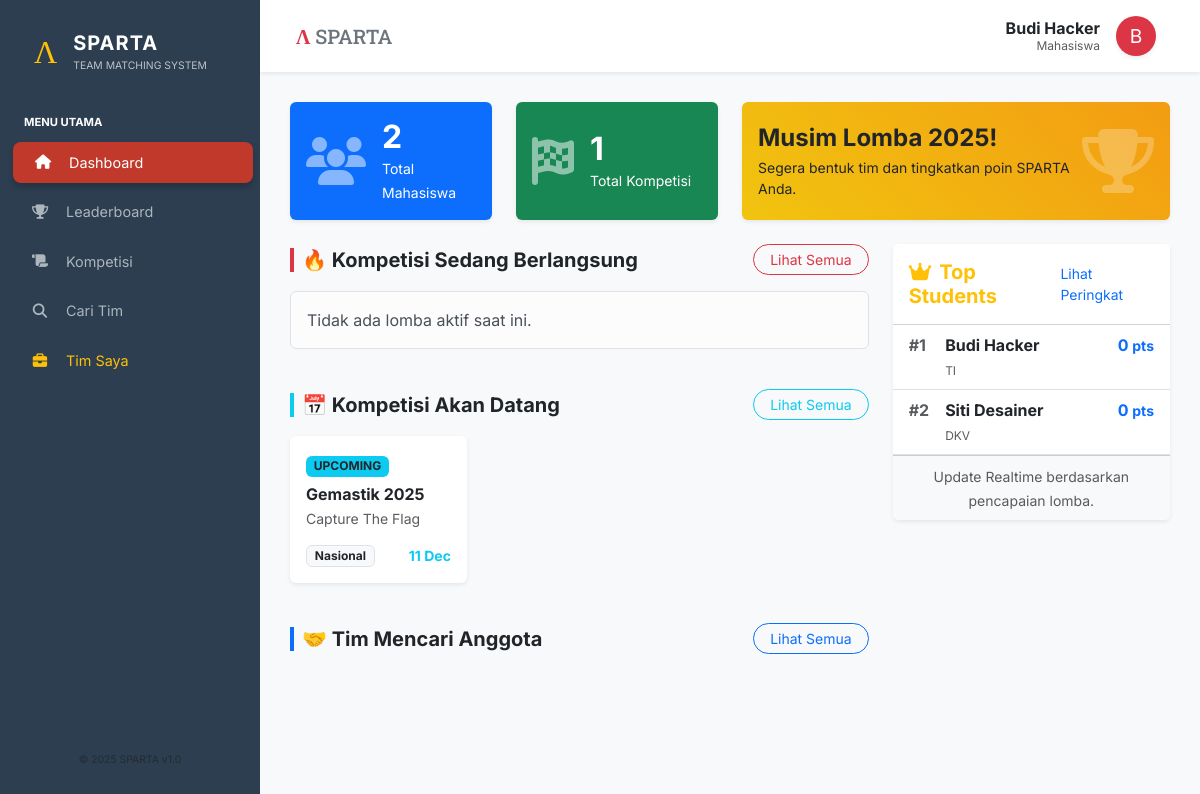
The page / (signed in) on the database its author committed.
### tables this page shows
CREATE TABLE Lomba (
    ID_Lomba INT AUTO_INCREMENT PRIMARY KEY,
    Nama_Lomba VARCHAR(200) NOT NULL,
    Deskripsi TEXT,
    Lokasi VARCHAR(100),
    Link_Web VARCHAR(255),
    Tanggal_Mulai DATE,
    Tanggal_Selesai DATE,
    ID_Kategori INT,
    ID_Jenis_Penyelenggara INT,
    ID_Tingkatan INT,
    FOREIGN KEY (ID_Kategori) REFERENCES Kategori_Lomba(ID_Kategori),
    FOREIGN KEY (ID_Jenis_Penyelenggara) REFERENCES Jenis_Penyelenggara(ID_Jenis),
    FOREIGN KEY (ID_Tingkatan) REFERENCES Tingkatan_Lomba(ID_Tingkatan)
);

CREATE TABLE Kategori_Lomba (
    ID_Kategori INT AUTO_INCREMENT PRIMARY KEY,
    Nama_Kategori VARCHAR(100) NOT NULL
);

CREATE TABLE Tingkatan_Lomba (
    ID_Tingkatan INT AUTO_INCREMENT PRIMARY KEY,
    Nama_Tingkatan VARCHAR(50) NOT NULL,
    Poin_Dasar INT NOT NULL
);

CREATE TABLE Mahasiswa (
    ID_Mahasiswa INT AUTO_INCREMENT PRIMARY KEY,
    NIM VARCHAR(20) UNIQUE NOT NULL,
    Nama_Mahasiswa VARCHAR(150) NOT NULL,
    Email VARCHAR(100) UNIQUE NOT NULL,
    Password_Hash VARCHAR(255) NOT NULL,
    Tempat_Lahir VARCHAR(50),
    Tanggal_Lahir DATE,
    Bio TEXT,
    Total_Poin FLOAT DEFAULT 0,
    ID_Prodi INT,
    Foto_Profil VARCHAR(255) DEFAULT NULL,  
    FOREIGN KEY (ID_Prodi) REFERENCES Prodi(ID_Prodi) ON DELETE SET NULL
);

CREATE TABLE Prodi (
    ID_Prodi INT AUTO_INCREMENT PRIMARY KEY,
    Nama_Prodi VARCHAR(100) NOT NULL,
    ID_Fakultas INT,
    FOREIGN KEY (ID_Fakultas) REFERENCES Fakultas(ID_Fakultas) ON DELETE SET NULL
);

### src/pages/dashboard.php (the view, shortened to what this page needs)
<?php
$sqlActive = "SELECT l.*, k.Nama_Kategori, t.Nama_Tingkatan
              FROM Lomba l
              JOIN Kategori_Lomba k ON l.ID_Kategori = k.ID_Kategori
              JOIN Tingkatan_Lomba t ON l.ID_Tingkatan = t.ID_Tingkatan
              WHERE CURDATE() BETWEEN l.Tanggal_Mulai AND l.Tanggal_Selesai
              LIMIT 3";
$activeLombas = $pdo->query($sqlActive)->fetchAll();
$sqlUpcoming = "SELECT l.*, k.Nama_Kategori, t.Nama_Tingkatan
                FROM Lomba l
                JOIN Kategori_Lomba k ON l.ID_Kategori = k.ID_Kategori
                JOIN Tingkatan_Lomba t ON l.ID_Tingkatan = t.ID_Tingkatan
                WHERE l.Tanggal_Mulai > CURDATE()
                ORDER BY l.Tanggal_Mulai ASC
                LIMIT 3";
$upcomingLombas = $pdo->query($sqlUpcoming)->fetchAll();
$sqlRank = "SELECT m.*, p.Nama_Prodi
            FROM Mahasiswa m
            LEFT JOIN Prodi p ON m.ID_Prodi = p.ID_Prodi
            ORDER BY m.Total_Poin DESC LIMIT 5";
$topRanks = $pdo->query($sqlRank)->fetchAll();
$totalMhs = $pdo->query("SELECT COUNT(*) FROM Mahasiswa")->fetchColumn();
$totalLomba = $pdo->query("SELECT COUNT(*) FROM Lomba")->fetchColumn();
?>
<div class="row mb-4">
    <div class="col-md-3">
        <div class="card bg-primary text-white h-100 shadow-sm border-0">
            <div class="card-body d-flex align-items-center">
                <i class="fas fa-users fa-3x opacity-50 me-3"></i>
                <div>
                    <h2 class="mb-0 fw-bold"><?= $totalMhs ?></h2>
                    <small>Total Mahasiswa</small>
                </div>
            </div>
        </div>
    </div>
    <div class="col-md-3">
        <div class="card bg-success text-white h-100 shadow-sm border-0">
            <div class="card-body d-flex align-items-center">
                <i class="fas fa-flag-checkered fa-3x opacity-50 me-3"></i>
                <div>
                    <h2 class="mb-0 fw-bold"><?= $totalLomba ?></h2>
                    <small>Total Kompetisi</small>
                </div>
            </div>
        </div>
    </div>
    <div class="col-md-6">
        <div class="card bg-warning text-dark h-100 shadow-sm border-0" style="background: linear-gradient(45deg, #f1c40f, #f39c12);">
            <div class="card-body d-flex align-items-center justify-content-between">
                <div>
                    <h4 class="fw-bold mb-1">Musim Lomba 2025!</h4>
                    <p class="mb-0 small">Segera bentuk tim dan tingkatkan poin SPARTA Anda.</p>
                </div>
                <i class="fas fa-trophy fa-4x text-white opacity-25"></i>
            </div>
        </div>
    </div>
</div>
<div class="row">
    <div class="col-lg-8">
        <div class="d-flex justify-content-between align-items-center mb-3">
            <h5 class="fw-bold text-dark border-start border-4 border-danger ps-2 mb-0">🔥 Kompetisi Sedang Berlangsung</h5>
            <a href="?page=lomba&tab=active" class="btn btn-sm btn-outline-danger rounded-pill px-3">Lihat Semua</a>
        </div>
        <div class="row mb-4">
            <?php if(empty($activeLombas)): ?>
                <div class="col-12"><div class="alert alert-light border">Tidak ada lomba aktif saat ini.</div></div>
            <?php endif; ?>
        </div>
        <div class="d-flex justify-content-between align-items-center mb-3 mt-4">
            <h5 class="fw-bold text-dark border-start border-4 border-info ps-2 mb-0">📅 Kompetisi Akan Datang</h5>
            <a href="?page=lomba&tab=upcoming" class="btn btn-sm btn-outline-info rounded-pill px-3">Lihat Semua</a>
        </div>
        <div class="row mb-4">
            <?php foreach($upcomingLombas as $l): ?>
            <div class="col-md-4 mb-3">
                <div class="card h-100 shadow-sm border-0">
                    <div class="card-body p-3">
                        <span class="badge bg-info text-dark mb-2">UPCOMING</span>
                        <h6 class="fw-bold mb-1 text-truncate"><?= htmlspecialchars($l['Nama_Lomba']) ?></h6>
                        <small class="text-muted d-block mb-2"><?= $l['Nama_Kategori'] ?></small>
                        <div class="d-flex justify-content-between align-items-center mt-3">
                            <span class="badge bg-light text-dark border"><?= $l['Nama_Tingkatan'] ?></span>
                            <small class="text-info fw-bold">
                                <?= date('d M', strtotime($l['Tanggal_Mulai'])) ?>
                            </small>
                        </div>
                    </div>
                </div>
            </div>
            <?php endforeach; ?>
        </div>
        <div class="d-flex justify-content-between align-items-center mb-3">
            <h5 class="fw-bold text-dark border-start border-4 border-primary ps-2 mb-0">🤝 Tim Mencari Anggota</h5>
            <a href="?page=tim" class="btn btn-sm btn-outline-primary rounded-pill px-3">Lihat Semua</a>
        </div>
    </div>
    <div class="col-lg-4">
        <div class="card shadow-sm border-0">
            <div class="card-header bg-white py-3">
                <div class="d-flex justify-content-between align-items-center">
                    <h5 class="mb-0 fw-bold text-warning"><i class="fas fa-crown me-2"></i>Top Students</h5>
                    <a href="?page=ranking" class="small text-decoration-none">Lihat Peringkat</a>
                </div>
            </div>
            <div class="card-body p-0">
                <table class="table table-hover mb-0">
                    <tbody>
                        <?php $rank=1; foreach($topRanks as $m): ?>
                        <tr>
                            <td class="ps-3 fw-bold text-muted" style="width: 40px;">#<?= $rank++ ?></td>
                            <td>
                                <div class="fw-bold text-dark"><?= htmlspecialchars($m['Nama_Mahasiswa']) ?></div>
                                <small class="text-muted" style="font-size: 0.75rem;"><?= $m['Nama_Prodi'] ?></small>
                            </td>
                            <td class="text-end pe-3 fw-bold text-primary"><?= number_format($m['Total_Poin']) ?> <small>pts</small></td>
                        </tr>
                        <?php endforeach; ?>
                    </tbody>
                </table>
            </div>
            <div class="card-footer bg-light text-center">
                <small class="text-muted">Update Realtime berdasarkan pencapaian lomba.</small>
            </div>
        </div>
    </div>
</div>

### src/index.php (style rules this page uses)
body { font-family: 'Inter', sans-serif; background-color: #f8f9fa; }

### rows shown on the page
lomba: Nama_Lomba "Gemastik 2025", ID_Kategori.Nama_Kategori "Capture The Flag", ID_Tingkatan.Nama_Tingkatan "Nasional", Tanggal_Mulai "11 Dec"
mahasiswa: Nama_Mahasiswa "Budi Hacker", ID_Prodi.Nama_Prodi "TI", Total_Poin "0"
mahasiswa: Nama_Mahasiswa "Siti Desainer", ID_Prodi.Nama_Prodi "DKV", Total_Poin "0"

### other values the page prints
$namaUser "Budi Hacker"
substr($namaUser, 0, 1) "B"
$totalMhs "2"
$totalLomba "1"
